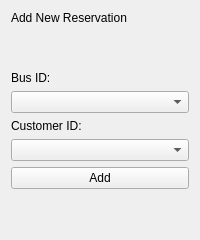
             <widget class="QWidget" name="AddNewBusPage_2">
              <layout class="QVBoxLayout" name="verticalLayout_39">
               <item>
                <widget class="QLabel" name="label_72">
                 <property name="text">
                  <string>Add New Reservation</string>
                 </property>
                </widget>
               </item>
               <item>
                <spacer name="verticalSpacer_43">
                 <property name="orientation">
                  <enum>Qt::Vertical</enum>
                 </property>
                 <property name="sizeHint" stdset="0">
                  <size>
                   <width>20</width>
                   <height>40</height>
                  </size>
                 </property>
                </spacer>
               </item>
               <item>
                <widget class="QLabel" name="label_73">
                 <property name="text">
                  <string>Bus ID:</string>
                 </property>
                </widget>
               </item>
               <item>
                <widget class="QComboBox" name="comboBox_13"/>
               </item>
               <item>
                <widget class="QLabel" name="label_76">
                 <property name="text">
                  <string>Customer ID:</string>
                 </property>
                </widget>
               </item>
               <item>
                <widget class="QComboBox" name="comboBox_10"/>
               </item>
               <item>
                <widget class="QPushButton" name="pushButton_57">
                 <property name="text">
                  <string>Add</string>
                 </property>
                </widget>
               </item>
               <item>
                <spacer name="verticalSpacer_44">
                 <property name="orientation">
                  <enum>Qt::Vertical</enum>
                 </property>
                 <property name="sizeHint" stdset="0">
                  <size>
                   <width>20</width>
                   <height>40</height>
                  </size>
                 </property>
                </spacer>
               </item>
              </layout>
             </widget>
